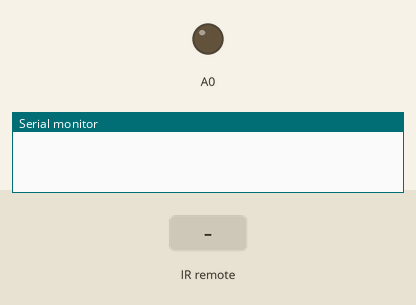
This sketch was run on a simulated Arduino Uno, built with avr-gcc and run on an emulated ATmega328P. Parts: output pins drawn as LEDs (lit = HIGH), the last lines printed to the serial monitor. The test bench sets the inputs (shaded band).

Above: at 1.2 s.
1.3 s: infrared code 0xF20DFF00 received
At 2.3 s:
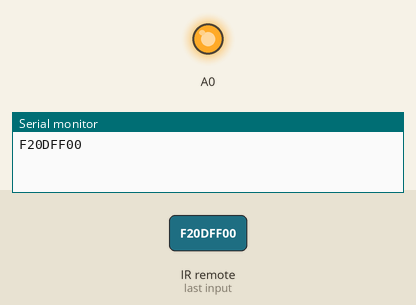
2.8 s: infrared code 0xE619FF00 received
At 3.4 s:
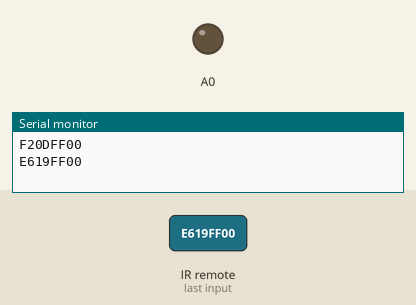
Timing chart, 0 to 5.8 s (numbered marks = the images above; inputs shaded):
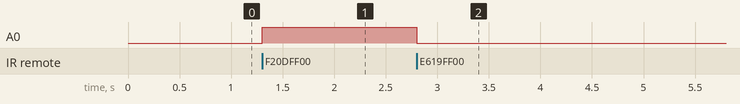

Measured:
- after the input at 1.3 s, A0: LOW → HIGH at once
- after the input at 2.8 s, A0: HIGH → LOW at once

The sketch:

simple_remote.ino
```cpp
#include <IRremote.h>
IRrecv ricevitor(A3);
//int ledpin=8;

void setup() {
   ricevitor.enableIRIn();
   pinMode(A0, OUTPUT);
   Serial.begin(9600);
}

void loop() {
    if (ricevitor.decode()) {
      Serial.println(ricevitor.decodedIRData.decodedRawData, HEX);

      if (ricevitor.decodedIRData.decodedRawData == 0xF20DFF00) { // u can change the button code to insert any specific button u like, u can get the button codes by simply serial printing the data once u push a button
        digitalWrite(A0, HIGH); // switch this with a servo/relay/transistor or anything u want
      }

      if (ricevitor.decodedIRData.decodedRawData == 0xE619FF00) {
        digitalWrite(A0, LOW);
      }

      delay(500);
      ricevitor.resume();
    }

}
```
